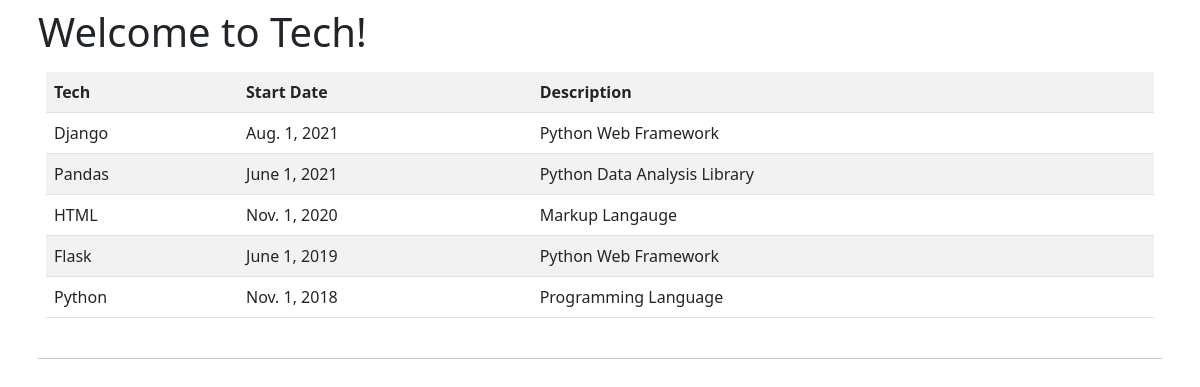
The app's page /resume/tech with its own data.
### resume/models.py (models this page shows, shortened)
class Technology(models.Model):
    name = models.CharField(max_length=100)
    short_description = models.CharField(max_length=100)
    long_description = models.TextField(blank=True)
    start_date = models.DateField(blank=True, null=True)

### resume/views.py (the view)
# urls.py: path("tech", views.tech, name="tech"),
def tech(request):
    context = {
        "technologies": Technology.objects.all().order_by("-start_date"),
        "jobs": JobQueries.get_tech_jobs(),
    }
    return render(request, "resume/tech_experience.html", context)

### templates/resume/tech_experience.html (shortened to what this page needs)
{% extends "resume/resume_base.html" %}
{% block section1 %}
    <h1>Welcome to Tech!</h1>
    <div class="container p-2">
        <table class="table table-striped">
            <tr>
                <th>Tech</th>
                <th>Start Date</th>
                <th>Description</th>
            </tr>
            {% for tech in technologies %}
                <tr>
                    <td>{{ tech.name }}</td>
                    <td>{{ tech.start_date }}</td>
                    <td>{{ tech.short_description }}</td>
                </tr>
            {% endfor %}
        </table>
    </div>
<hr>
{% endblock %}

### records on screen
Technology: name "Django", start_date "Aug. 1, 2021", short_description "Python Web Framework"
Technology: name "Pandas", start_date "June 1, 2021", short_description "Python Data Analysis Library"
Technology: name "HTML", start_date "Nov. 1, 2020", short_description "Markup Langauge"
Technology: name "Flask", start_date "June 1, 2019", short_description "Python Web Framework"
Technology: name "Python", start_date "Nov. 1, 2018", short_description "Programming Language"
